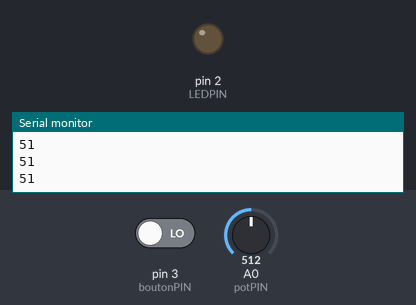
Bench run of a sketch on a simulated Arduino Uno, built with avr-gcc and run on an emulated ATmega328P. On the bench: output pins drawn as LEDs (lit = HIGH), the last lines printed to the serial monitor. Dashed ring = blinking. The test bench sets the inputs (shaded band); at power-on: pin 3 (boutonPIN) LOW, A0 (potPIN) = 512.

Above: at 1.2 s.
1.3 s: pin 3 (boutonPIN) driven HIGH
At 2.2 s:
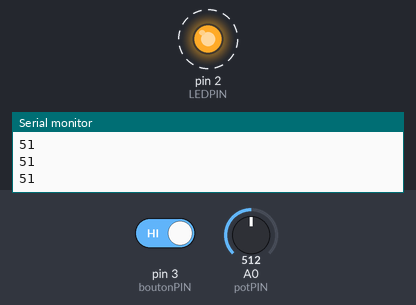
4.3 s: A0 (potPIN) set to 306
At 4.49 s:
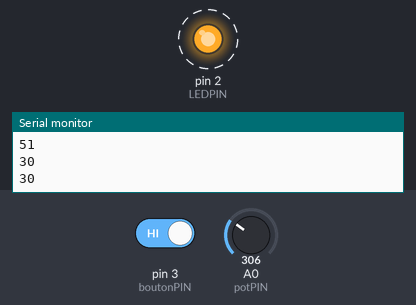
7.3 s: A0 (potPIN) set to 716
At 8.2 s:
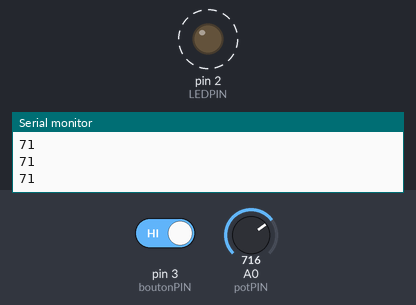
10.3 s: pin 3 (boutonPIN) driven LOW
At 10.8 s:
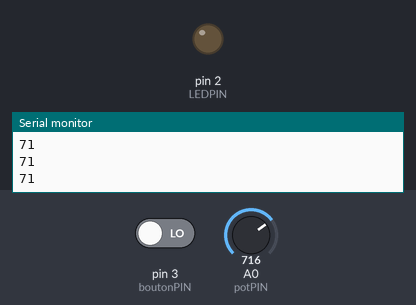
Timing chart, 0 to 12.8 s (numbered marks = the images above; inputs shaded):
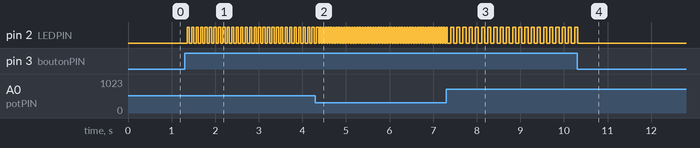

Measured:
- after the input at 1.3 s, pin 2 (LEDPIN): alternates HIGH for 0.05 s and LOW for 0.05 s, starting after 0.06 s
- after the input at 4.3 s, pin 2 (LEDPIN): alternates HIGH for 0.03 s and LOW for 0.03 s, starting after 0.13 s
- after the input at 7.3 s, pin 2 (LEDPIN): alternates HIGH for 0.07 s and LOW for 0.07 s, starting after 0.10 s
- after the input at 10.3 s, pin 2 (LEDPIN): goes on until 10.3 s, then stays LOW

The sketch:

1875009_tp_1.ino
```cpp
// clignotement_ajustable_avec_potentiomètre
// Clignotement ajustable de la LED externe à l'aide d'un bouton pressoir et d'un potentiomètre
// 2020-09-19 OB Version finale V0.1
// Début du code
// Définition des variables constante
const int LEDPIN = 2; // La LED externe est branché sur le port D2 du bouclier GROVE
const int boutonPIN = 3; // Le bouton pressoir est branché sur le port D3 du bouclier GROVE
const int potPIN = A0; // Le potentiomètre est branché sur le port A0 du bouclier GROVE
//Définition des variables non constante
int boutonEnfonce = 0; // La valeur initiale de boutonEnfonce est 0 pour l'instant
int valeurDelay = 0; // La valeur initiale de valeurDelay est 0 pour l'instant
// Initialisation des PIN
void setup() // Section éxécuté au branchement
{ // Début de la fonction setup()
  pinMode(LEDPIN, OUTPUT); // Led externe
  pinMode(boutonPIN, INPUT); // Bouton
  pinMode(potPIN, INPUT); // Potentiomètre
  Serial.begin(9600); // Initialisation du port série à une certaine vitesse
} // Fin de la fonction setup()
// Programme
void loop() // Éxécutée pour toujours
{ // Début de la fonction loop()
  boutonEnfonce = digitalRead(boutonPIN); // Donne la valeur 1(enfoncé) ou 0(pas enfoncé) à boutonEnfonce
  valeurDelay = analogRead(potPIN) / 10; // Attribut la valeur du potentiomètre divisé par dix à valeurDelay
  if (valeurDelay < 20) // Si valeurDelay est inférieur à vingt, ...
  { // Début du bloc de condition
    valeurDelay = 20; // La viable valeurDelay se voit attribuer la valeur de vingt
  } // Fin du bloc de condition
  Serial.println(valeurDelay); // La veluer de valeurDelay s'affiche sur le console
  // Deuxième bloc de condition
  if (boutonEnfonce == 1) // Si boutonEnfoncé est égale à un, ...
  { // Début du bloc de condition
    delay(valeurDelay); // Ajoute un délai de la valeur de valeurDelay
    digitalWrite(LEDPIN, HIGH); // Alume la LED
    delay(valeurDelay); // Ajoute un délai de la valeur de valeurDelay
    digitalWrite(LEDPIN, LOW); // Éteint la LED
  } // Fin du bloc de condition
  else // Sinon, ...
  { // Début du bloc
    digitalWrite(LEDPIN, LOW); // Éteint la LED
  } // Fin du bloc
} // Fin de la fonction loop()
```
